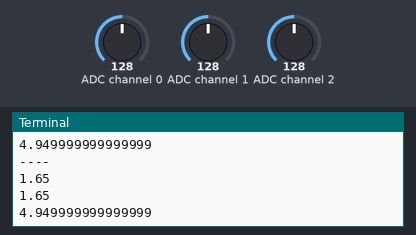
Simulated run of this program. Board: Raspberry Pi (BCM pin numbers). Shown: the last lines printed to the terminal. The test bench sets the inputs (shaded band); at power-on: ADC channel 0 = 128, ADC channel 2 = 128, ADC channel 1 = 128 (analog values on the 0–255 scale).

Above: at 1.2 s.
1.3 s: ADC channel 0 set to 153
At 2.6 s:
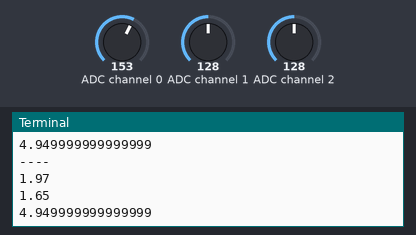
2.8 s: ADC channel 2 set to 153
At 3.6 s:
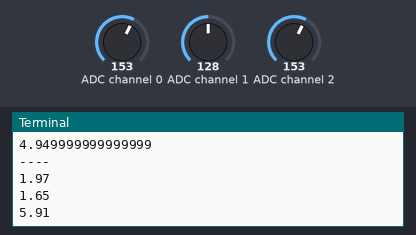
4.3 s: ADC channel 1 set to 178
At 5.6 s:
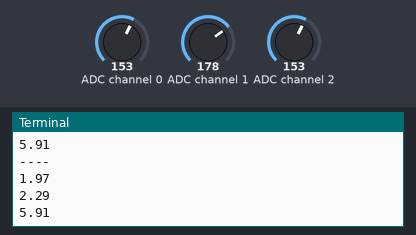
5.8 s: ADC channel 0 set to 147
At 7.0 s:
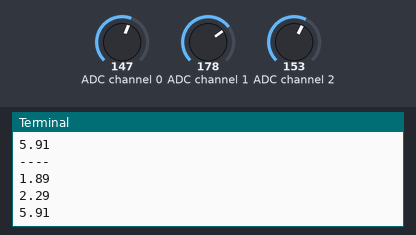
7.3 s: ADC channel 2 set to 147
At 8.6 s:
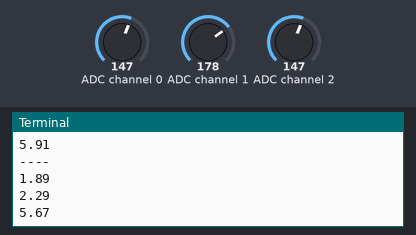
8.8 s: ADC channel 1 set to 224
At 9.8 s:
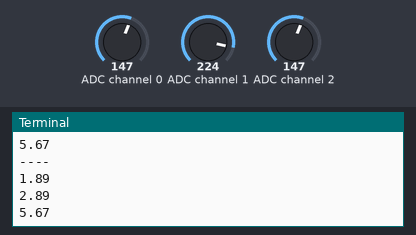
Timing chart, 0 to 11.3 s (numbered marks = the images above; inputs shaded):
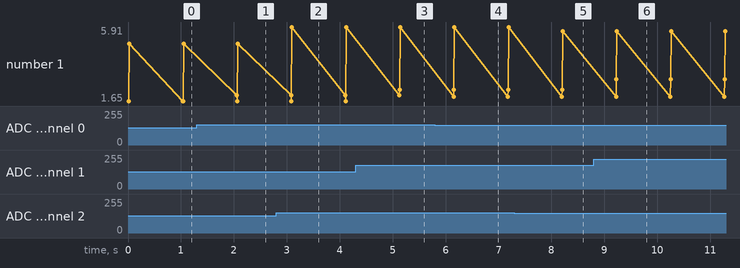

Measured:
- after the input at 1.3 s, the terminal: prints a new line after 0.76 s (image 1)
- after the input at 2.8 s, the terminal: prints a new line after 0.30 s (image 2)
- after the input at 4.3 s, the terminal: prints a new line after 0.84 s (image 3)
- after the input at 5.8 s, the terminal: prints a new line after 0.35 s (image 4)
- after the input at 7.3 s, the terminal: prints a new line after 0.91 s (image 5)
- after the input at 8.8 s, the terminal: prints a new line after 0.43 s (image 6)
- plotted number 1: 4.95 → 5.91 after the input at 2.8 s, 5.91 → 5.67 after the input at 7.3 s

The program:

ADC.py
```python
import smbus
import time
class Adc:
    def __init__(self):
        # Get I2C bus
        self.bus = smbus.SMBus(1)

        # I2C address of the device
        self.ADDRESS            = 0x48

        # PCF8591 Command
        self.PCF8591_CMD                        =0x40  #Command

        # ADS7830 Command
        self.ADS7830_CMD                        = 0x84 # Single-Ended Inputs

        for i in range(3):
            aa=self.bus.read_byte_data(self.ADDRESS,0xf4)
            if aa < 150:
                self.Index="PCF8591"
            else:
                self.Index="ADS7830"
    def analogReadPCF8591(self,chn):#PCF8591 read ADC value,chn:0,1,2,3
        value=[0,0,0,0,0,0,0,0,0]
        for i in range(9):
            value[i] = self.bus.read_byte_data(self.ADDRESS,self.PCF8591_CMD+chn)
        value=sorted(value)
        return value[4]

    def analogWritePCF8591(self,value):#PCF8591 write DAC value
        self.bus.write_byte_data(self.ADDRESS,cmd,value)

    def recvPCF8591(self,channel):#PCF8591 write DAC value
        while(1):
            value1 = self.analogReadPCF8591(channel)   #read the ADC value of channel 0,1,2,
            value2 = self.analogReadPCF8591(channel)
            if value1==value2:
                break;
        voltage = value1 / 256.0 * 3.3  #calculate the voltage value
        voltage = round(voltage,2)
        return voltage
    def recvADS7830(self,channel):
        """Select the Command data from the given provided value above"""
        COMMAND_SET = self.ADS7830_CMD | ((((channel<<2)|(channel>>1))&0x07)<<4)
        self.bus.write_byte(self.ADDRESS,COMMAND_SET)
        while(1):
            value1 = self.bus.read_byte(self.ADDRESS)
            value2 = self.bus.read_byte(self.ADDRESS)
            if value1==value2:
                break;
        voltage = value1 / 255.0 * 3.3  #calculate the voltage value
        voltage = round(voltage,2)
        return voltage

    def recvADC(self,channel):
        if self.Index=="PCF8591":
            data=self.recvPCF8591(channel)
        elif self.Index=="ADS7830":
            data=self.recvADS7830(channel)
        return data
    def i2cClose(self):
        self.bus.close()

def loop():
    adc=Adc()
    while True:
        Left_IDR=adc.recvADC(0)
        print (Left_IDR)
        Right_IDR=adc.recvADC(1)
        print (Right_IDR)
        Power=adc.recvADC(2)*3
        print (Power)
        time.sleep(1)
        print ('----')
def destroy():
    pass
# Main program logic follows:
if __name__ == '__main__':
    print ('Program is starting ... ')
    try:
        loop()
    except KeyboardInterrupt:  # When 'Ctrl+C' is pressed, the child program destroy() will be  executed.
        destroy()
```
